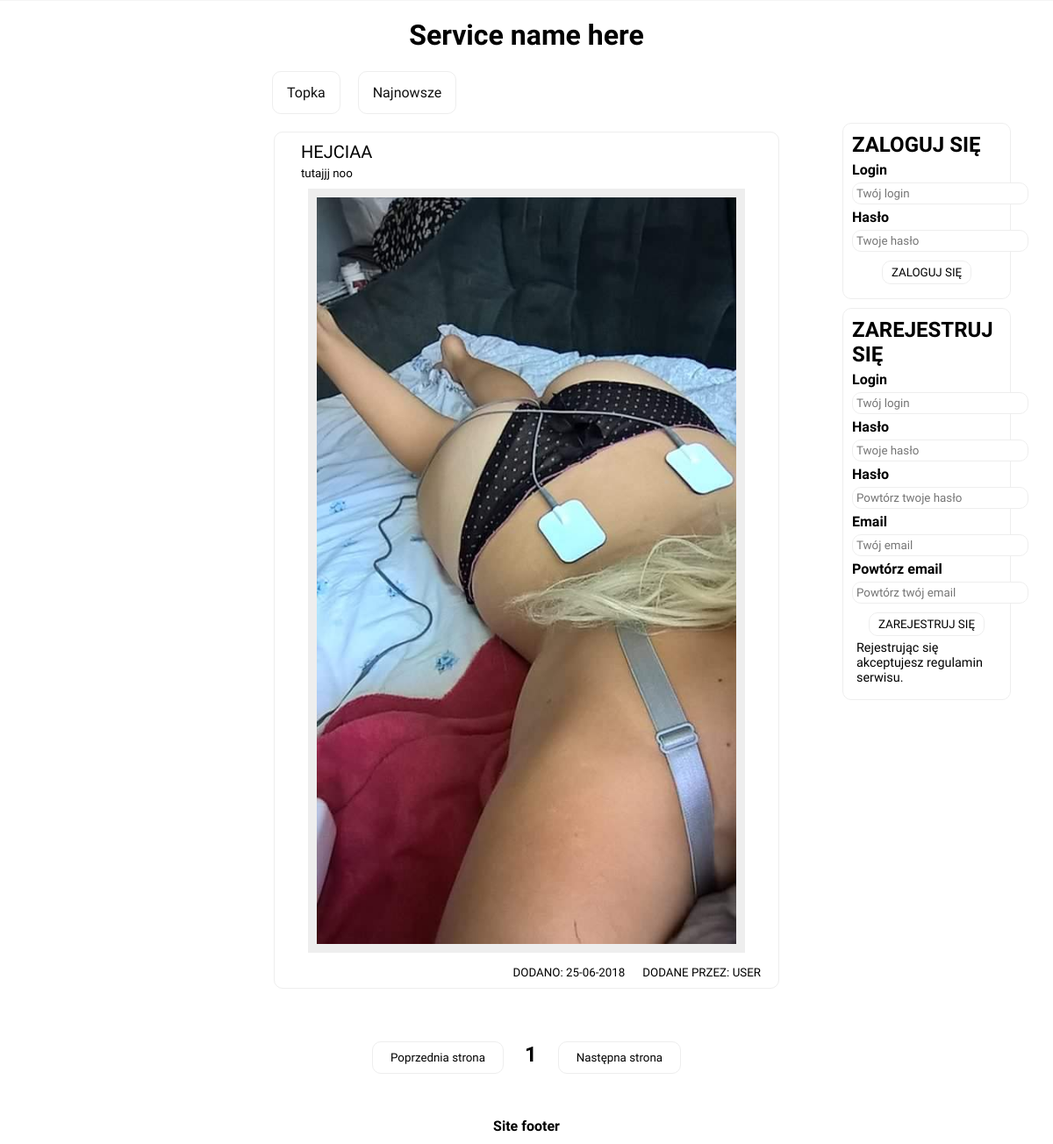
The page / on the database its author committed.
### tables this page shows
CREATE TABLE `memes` (
  `id` int(11) NOT NULL,
  `user_id` int(11) NOT NULL,
  `title` varchar(24) DEFAULT NULL,
  `description` text,
  `path` varchar(100) DEFAULT NULL,
  `created` datetime NOT NULL DEFAULT CURRENT_TIMESTAMP
);

CREATE TABLE `users` (
  `id` int(11) NOT NULL,
  `login` varchar(24) DEFAULT NULL,
  `password` varchar(72) DEFAULT NULL,
  `email` varchar(24) DEFAULT NULL,
  `activation_code` varchar(72) DEFAULT NULL,
  `activated` tinyint(1) NOT NULL DEFAULT '0',
  `created` datetime NOT NULL DEFAULT CURRENT_TIMESTAMP
);

### fx/fx.php (called while the page is built, shortened)
<?php
    function msCheck(){
        if(!isset($_SESSION['uid']) || !isset($_SESSION['login']) || !isset($_SESSION['email']) || !isset($_SESSION['password'])){
            return false;
        } else {
            return true;
        }
    }
?>

### addon-meme.php (the view)
<form method="post" action="meme.php?id=<?php echo $row['id'];?>">
<button class="meme">
    <div class="row meme_title">
        <h1><?php echo $row['title'];?></h1>
    </div>
    <div class="row meme_description">
        <p><?php echo $row['description'];?></p>
    </div>
    <div class="row meme_image">
        <img src="<?php echo $row['path'];?>"/>
    </div>
    <div class="row meme_info">
        <h2>Dodane przez: <?php echo $row['ulogin'];?></h2>
        <h2>Dodano: <?php echo date("d-m-Y", strtotime($row['created']));?></h2>
    </div>
</button>
</form>

### index.php (shortened to what this page needs)
<?php
    require_once('./fx/fx.php');
?>
<html lang="en">
<head>
    <link rel="stylesheet" href="./css/main.css">
</head>
<body>
    <?php
        require('addon-header.php');
    ?>
        <section class="row main">
            <div class="row">
            </div>
            <div class="row">
                <?php
                    require('./fx/connection.php');
                    if(isset($_GET['page'])){
                        $page = $_GET['page'];
                    } else {
                        $page = 1;
                    }
                    $perPage = 2;
                    $stmt = mysqli_prepare($connection, "SELECT memes.*, users.login AS ulogin FROM memes INNER JOIN users ON memes.user_id = users.id ORDER BY memes.created DESC");
                    mysqli_stmt_execute($stmt);
                    $query = mysqli_stmt_get_result($stmt);
                    if($query && mysqli_num_rows($query) > 0){
                        $counter = 0;
                        while($row = mysqli_fetch_assoc($query)) {
                            if($counter >= ($page-1)*$perPage && $counter < ($page-1)*$perPage + $perPage){
                                include('./addon-meme.php');
                            }
                            $counter++;
                        }
                    }
                ?>
                <div class="sites">
                    <form method="post" action="index.php?page=<?php echo $page+1;?>">
                        <button>Poprzednia strona</button>
                    </form>
                    <h1><?php echo $page;?></h1>
                    <form method="post" action="index.php?page=<?php echo $page+1;?>">
                        <button>Następna strona</button>
                    </form>
                </div>
            </div>
            <div class="row">
                <?php
                if(!msCheck()){
                    include_once('addon-login.php');
                    include_once('addon-register.php');
                }
                ?>
            </div>
        </section>
    <?php
        require('addon-footer.php');
    ?>
</body>
</html>

### css/main.css (style rules this page uses)
textarea, input[type=submit], input[type=text], input[type=password], input[type=email], .main .profile, .main .login, .main .register, .main .add_meme, .main .meme, .main .comments { border: 1px solid #eeeeee; border-radius: 10px; }
html, body { margin: 0; padding: 0; }
* { box-sizing: border-box; font-family: 'Roboto Condensed', sans-serif; transition: 0.25s ease; }
img { max-width: 100%; position: relative; }
button { font-family: 'Roboto Condensed', sans-serif; background: none; border: none; outline: none; background: none; padding: 5px 10px; border-radius: 10px; }
.main > .row:nth-of-type(1), .main > .row:nth-of-type(3) { width: 20%; }
.main > .row:nth-of-type(2) { width: 60%; }
.main > .row:nth-of-type(3) { position: fixed; right: 0; }
.main .meme { float: left; width: 80%; margin: 20px 10% 20px 10%; transition: 0.25s ease; }
.main .meme_description p { margin: 0; padding: 0px 20px; text-align: left; }
.main .meme_title h1 { text-align: left; margin: 0; padding: 5px 20px; text-transform: uppercase; font-weight: lighter; }
.main .meme_image { text-align: center; }
.main .meme_image img { margin: 10px 0px; max-width: 90%; border: 10px solid #eeeeee; }
.main .meme_info h2 { margin: 0; padding: 5px 10px; float: right; text-transform: uppercase; font-weight: lighter; font-size: 1em; }
.main .sites { float: left; width: 80%; margin: 20px 10% 20px 10%; padding: 20px 0px; border-radius: 10px; text-align: center; }
.main .sites form { display: inline; }
.main .sites h1, .main .sites button { display: inline; margin: 0px 5px; }
.main .sites h1 { border-radius: 100%; background: #ffffff; padding: 10px; }
.main .sites button { border-radius: 10px; border: 1px solid #eeeeee; padding: 10px 20px; }
.row { float: left; width: 100%; min-height: 1px; }

### rows shown on the page
memes: title "HEJCIAA", description "tutajjj noo", path (picture), user.login "USER", created "25-06-2018"

### other values the page prints
$page "1"
